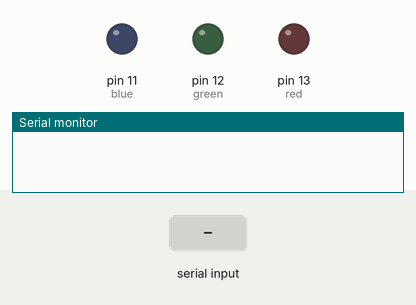
Recording of a sketch running on a simulated Arduino Uno, built with avr-gcc and run on an emulated ATmega328P. Shown: output pins drawn as LEDs (lit = HIGH), the last lines printed to the serial monitor. The test bench sets the inputs (shaded band).

Above: at 1.2 s.
1.3 s: "90 45 200\n" received over Serial
At 1.7 s:
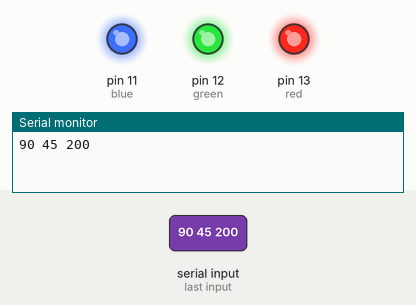
2.8 s: "90 45\n" received over Serial
At 3.6 s:
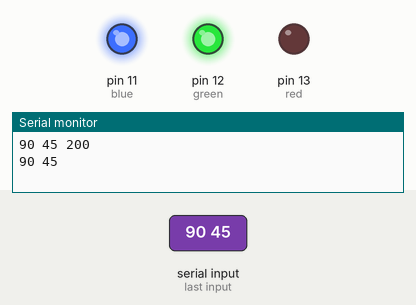
4.3 s: "30 150 10\n" received over Serial
At 5.1 s:
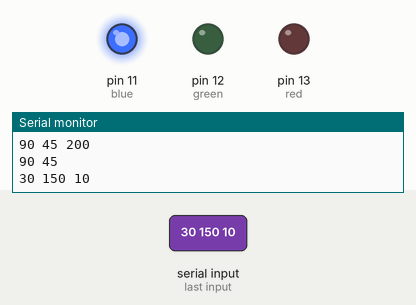
5.8 s: "1 90 45\n" received over Serial
At 7.0 s:
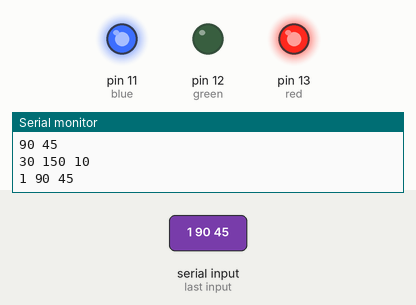
7.3 s: "30 150\n" received over Serial
At 8.3 s:
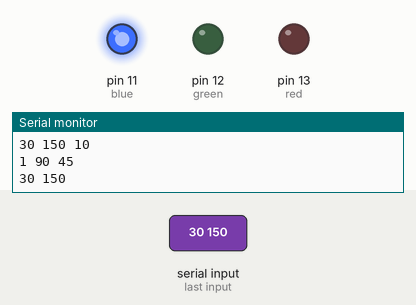
Timing chart, 0 to 9.8 s (numbered marks = the images above; inputs shaded):
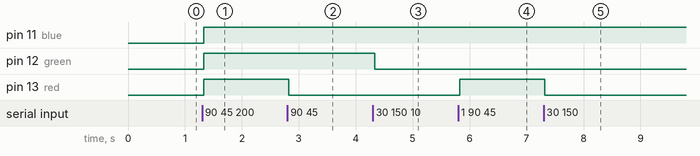

Measured:
- after the input at 1.3 s, pin 11 (blue), pin 12 (green), pin 13 (red): LOW → HIGH at once
- after the input at 2.8 s, pin 13 (red): HIGH → LOW at once
- after the input at 4.3 s, pin 12 (green): HIGH → LOW at once
- after the input at 5.8 s, pin 13 (red): LOW → HIGH at once
- after the input at 7.3 s, pin 13 (red): HIGH → LOW at once

The sketch:

sketch.ino
```cpp
String readString;

int red= 13;
int green= 12;
int blue= 11;

int servo1pos, servo2pos, servo3pos;

// the setup routine runs once when you press reset:
void setup() {
	// initialize the digital pin as an output.
	pinMode(red, OUTPUT);
	pinMode(green, OUTPUT);
	pinMode(blue, OUTPUT);
	Serial.begin(9600);
}

// the loop routine runs over and over again forever:
void loop() {

	while (Serial.available()) {
		delay(3);  //delay to allow buffer to fill
		if (Serial.available() >0) {
			char c = Serial.read();  //gets one byte from serial buffer
			readString += c; //makes the string readString
		}
	}

	if (readString.length() >0)
	{
		Serial.println(readString); //see what was received

		int commaIndex = readString.indexOf(' ');
		int secondCommaIndex = readString.indexOf(' ', commaIndex+1);

		String firstValue = readString.substring(0, commaIndex);
		String secondValue = readString.substring(commaIndex+1, secondCommaIndex);
		String thirdValue = readString.substring(secondCommaIndex);
		servo1pos = firstValue.toInt();
		servo2pos = secondValue.toInt();
		servo3pos = thirdValue.toInt();

		if (servo1pos > 40) {
			digitalWrite(green, HIGH);   // turn the LED on (HIGH is the voltage level)
		} else {
			digitalWrite(green, LOW);    // turn the LED off by making the voltage LOW
		}

		if (servo2pos > 40) {
			digitalWrite(blue, HIGH);   // turn the LED on (HIGH is the voltage level)
		} else {
			digitalWrite(blue, LOW);    // turn the LED off by making the voltage LOW
		}

		if (servo3pos > 40) {
			digitalWrite(red, HIGH);   // turn the LED on (HIGH is the voltage level)
		} else {
			digitalWrite(red, LOW);    // turn the LED off by making the voltage LOW
		}
	}
	//очистим строку
	readString = "";
}
```
